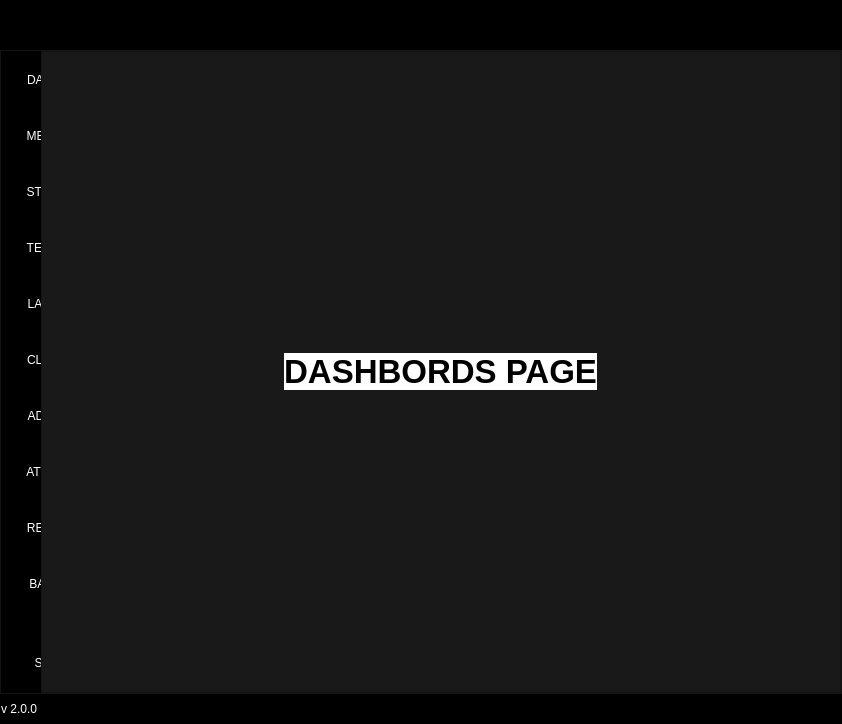
<?xml version="1.0" encoding="UTF-8"?>
<ui version="4.0">
 <class>MainWindow</class>
 <widget class="QMainWindow" name="MainWindow">
  <property name="geometry">
   <rect>
    <x>0</x>
    <y>0</y>
    <width>842</width>
    <height>724</height>
   </rect>
  </property>
  <property name="minimumSize">
   <size>
    <width>0</width>
    <height>0</height>
   </size>
  </property>
  <property name="windowTitle">
   <string>MainWindow</string>
  </property>
  <widget class="QWidget" name="centralwidget">
   <property name="styleSheet">
    <string notr="true">background-color: rgb(25,25,25);</string>
   </property>
   <layout class="QVBoxLayout" name="verticalLayout">
    <property name="spacing">
     <number>0</number>
    </property>
    <property name="leftMargin">
     <number>0</number>
    </property>
    <property name="topMargin">
     <number>0</number>
    </property>
    <property name="rightMargin">
     <number>0</number>
    </property>
    <property name="bottomMargin">
     <number>0</number>
    </property>
    <item>
     <widget class="QFrame" name="main_header">
      <property name="maximumSize">
       <size>
        <width>16777215</width>
        <height>50</height>
       </size>
      </property>
      <property name="styleSheet">
       <string notr="true">
QFrame{
border-bottom:1px solid #000;
background-color:#000;
}</string>
      </property>
      <property name="frameShape">
       <enum>QFrame::WinPanel</enum>
      </property>
      <property name="frameShadow">
       <enum>QFrame::Raised</enum>
      </property>
      <property name="lineWidth">
       <number>1</number>
      </property>
      <layout class="QHBoxLayout" name="horizontalLayout_2">
       <property name="spacing">
        <number>0</number>
       </property>
       <property name="leftMargin">
        <number>0</number>
       </property>
       <property name="topMargin">
        <number>0</number>
       </property>
       <property name="rightMargin">
        <number>0</number>
       </property>
       <property name="bottomMargin">
        <number>0</number>
       </property>
       <item>
        <widget class="QFrame" name="title_bar_container">
         <property name="cursor">
          <cursorShape>ArrowCursor</cursorShape>
         </property>
         <property name="styleSheet">
          <string notr="true"/>
         </property>
         <property name="frameShape">
          <enum>QFrame::StyledPanel</enum>
         </property>
         <property name="frameShadow">
          <enum>QFrame::Raised</enum>
         </property>
         <property name="lineWidth">
          <number>1</number>
         </property>
         <layout class="QHBoxLayout" name="horizontalLayout_5">
          <property name="spacing">
           <number>0</number>
          </property>
          <property name="leftMargin">
           <number>0</number>
          </property>
          <property name="topMargin">
           <number>0</number>
          </property>
          <property name="rightMargin">
           <number>0</number>
          </property>
          <property name="bottomMargin">
           <number>0</number>
          </property>
          <item>
           <widget class="QFrame" name="left_menu_toggle">
            <property name="maximumSize">
             <size>
              <width>50</width>
              <height>16777215</height>
             </size>
            </property>
            <property name="frameShape">
             <enum>QFrame::StyledPanel</enum>
            </property>
            <property name="frameShadow">
             <enum>QFrame::Raised</enum>
            </property>
            <property name="lineWidth">
             <number>1</number>
            </property>
            <layout class="QHBoxLayout" name="horizontalLayout_4">
             <property name="spacing">
              <number>0</number>
             </property>
             <property name="leftMargin">
              <number>0</number>
             </property>
             <property name="topMargin">
              <number>0</number>
             </property>
             <property name="rightMargin">
              <number>0</number>
             </property>
             <property name="bottomMargin">
              <number>0</number>
             </property>
             <item>
              <widget class="QPushButton" name="left_menu_toggle_buttons">
               <property name="minimumSize">
                <size>
                 <width>0</width>
                 <height>50</height>
                </size>
               </property>
               <property name="maximumSize">
                <size>
                 <width>16777215</width>
                 <height>50</height>
                </size>
               </property>
               <property name="styleSheet">
                <string notr="true">QFrame{
background-color:#000;
}
QPushButton{
padding:5px 10px;
border:none;
border-radius:5px;
background-color:#000;
color:#fff;
}

QPushButton:hover{
background-color:  rgb(0, 85, 255);
}

</string>
               </property>
               <property name="text">
                <string/>
               </property>
               <property name="icon">
                <iconset>
                 <normaloff>icons/icons8-menu-24.png</normaloff>icons/icons8-menu-24.png</iconset>
               </property>
               <property name="iconSize">
                <size>
                 <width>24</width>
                 <height>24</height>
                </size>
               </property>
              </widget>
             </item>
            </layout>
           </widget>
          </item>
          <item>
           <widget class="QFrame" name="title_bar">
            <property name="cursor">
             <cursorShape>CrossCursor</cursorShape>
            </property>
            <property name="frameShape">
             <enum>QFrame::StyledPanel</enum>
            </property>
            <property name="frameShadow">
             <enum>QFrame::Raised</enum>
            </property>
            <property name="lineWidth">
             <number>1</number>
            </property>
           </widget>
          </item>
         </layout>
        </widget>
       </item>
       <item>
        <widget class="QFrame" name="top_right_btns">
         <property name="maximumSize">
          <size>
           <width>100</width>
           <height>16777215</height>
          </size>
         </property>
         <property name="styleSheet">
          <string notr="true">QPushButton{
border-radius:5px;
background-color:rgb(0,0,0);
}
</string>
         </property>
         <property name="frameShape">
          <enum>QFrame::StyledPanel</enum>
         </property>
         <property name="frameShadow">
          <enum>QFrame::Raised</enum>
         </property>
         <property name="lineWidth">
          <number>0</number>
         </property>
         <layout class="QHBoxLayout" name="horizontalLayout_3">
          <property name="spacing">
           <number>0</number>
          </property>
          <property name="leftMargin">
           <number>0</number>
          </property>
          <property name="topMargin">
           <number>0</number>
          </property>
          <property name="rightMargin">
           <number>0</number>
          </property>
          <property name="bottomMargin">
           <number>0</number>
          </property>
          <item>
           <widget class="QPushButton" name="minimizeButton">
            <property name="styleSheet">
             <string notr="true">QPushButton:hover{
background-color: rgb(0, 235, 0);
}
</string>
            </property>
            <property name="text">
             <string/>
            </property>
            <property name="icon">
             <iconset>
              <normaloff>icons/minimize-window-24.png</normaloff>icons/minimize-window-24.png</iconset>
            </property>
            <property name="iconSize">
             <size>
              <width>24</width>
              <height>24</height>
             </size>
            </property>
           </widget>
          </item>
          <item>
           <widget class="QPushButton" name="maximizeButton">
            <property name="styleSheet">
             <string notr="true">QPushButton:hover{
background-color:rgb(170, 0, 127)
}

</string>
            </property>
            <property name="text">
             <string/>
            </property>
            <property name="icon">
             <iconset>
              <normaloff>icons/maximize-window-24.png</normaloff>icons/maximize-window-24.png</iconset>
            </property>
            <property name="iconSize">
             <size>
              <width>24</width>
              <height>24</height>
             </size>
            </property>
           </widget>
          </item>
          <item>
           <widget class="QPushButton" name="close_button">
            <property name="styleSheet">
             <string notr="true">QPushButton:hover{
background-color: rgb(255, 0, 0);
}
</string>
            </property>
            <property name="text">
             <string/>
            </property>
            <property name="icon">
             <iconset>
              <normaloff>icons/close-window-24.png</normaloff>icons/close-window-24.png</iconset>
            </property>
            <property name="iconSize">
             <size>
              <width>24</width>
              <height>24</height>
             </size>
            </property>
           </widget>
          </item>
         </layout>
        </widget>
       </item>
      </layout>
     </widget>
    </item>
    <item>
     <widget class="QFrame" name="main_body">
      <property name="maximumSize">
       <size>
        <width>16777215</width>
        <height>16777215</height>
       </size>
      </property>
      <property name="styleSheet">
       <string notr="true"/>
      </property>
      <property name="frameShape">
       <enum>QFrame::StyledPanel</enum>
      </property>
      <property name="frameShadow">
       <enum>QFrame::Raised</enum>
      </property>
      <property name="lineWidth">
       <number>1</number>
      </property>
      <layout class="QHBoxLayout" name="horizontalLayout" stretch="0,0">
       <property name="spacing">
        <number>0</number>
       </property>
       <property name="leftMargin">
        <number>0</number>
       </property>
       <property name="topMargin">
        <number>0</number>
       </property>
       <property name="rightMargin">
        <number>0</number>
       </property>
       <property name="bottomMargin">
        <number>0</number>
       </property>
       <item>
        <widget class="QFrame" name="left_side_menu">
         <property name="minimumSize">
          <size>
           <width>0</width>
           <height>0</height>
          </size>
         </property>
         <property name="maximumSize">
          <size>
           <width>40</width>
           <height>16777215</height>
          </size>
         </property>
         <property name="styleSheet">
          <string notr="true">QFrame{
background-color:#000;
}
QPushButton{
padding:20px 10px;
border:none;
border-left:2px solid transparent;
border-bottom:2px solid transparent;
border-radius:10px;
background-color:#000;
color:#fff;
}
QPushButton:hover{
background-color:  rgb(0, 85, 255);
}</string>
         </property>
         <property name="frameShape">
          <enum>QFrame::StyledPanel</enum>
         </property>
         <property name="frameShadow">
          <enum>QFrame::Raised</enum>
         </property>
         <property name="lineWidth">
          <number>1</number>
         </property>
         <layout class="QVBoxLayout" name="verticalLayout_2">
          <property name="spacing">
           <number>0</number>
          </property>
          <property name="leftMargin">
           <number>5</number>
          </property>
          <property name="topMargin">
           <number>0</number>
          </property>
          <property name="rightMargin">
           <number>0</number>
          </property>
          <property name="bottomMargin">
           <number>0</number>
          </property>
          <item>
           <widget class="QFrame" name="left_menu_top_buttons">
            <property name="minimumSize">
             <size>
              <width>120</width>
              <height>0</height>
             </size>
            </property>
            <property name="styleSheet">
             <string notr="true"/>
            </property>
            <property name="frameShape">
             <enum>QFrame::StyledPanel</enum>
            </property>
            <property name="frameShadow">
             <enum>QFrame::Raised</enum>
            </property>
            <layout class="QFormLayout" name="formLayout">
             <property name="horizontalSpacing">
              <number>0</number>
             </property>
             <property name="verticalSpacing">
              <number>0</number>
             </property>
             <property name="leftMargin">
              <number>0</number>
             </property>
             <property name="topMargin">
              <number>0</number>
             </property>
             <property name="rightMargin">
              <number>0</number>
             </property>
             <property name="bottomMargin">
              <number>0</number>
             </property>
             <item row="0" column="0">
              <widget class="QPushButton" name="dashbord_btn">
               <property name="minimumSize">
                <size>
                 <width>100</width>
                 <height>0</height>
                </size>
               </property>
               <property name="styleSheet">
                <string notr="true">padding-left:10px;
background-position:center left;</string>
               </property>
               <property name="text">
                <string>  DASHBOARD  </string>
               </property>
               <property name="icon">
                <iconset>
                 <normaloff>icons/icons8-home-16.png</normaloff>icons/icons8-home-16.png</iconset>
               </property>
              </widget>
             </item>
             <item row="1" column="0">
              <widget class="QPushButton" name="messages_btn">
               <property name="minimumSize">
                <size>
                 <width>100</width>
                 <height>0</height>
                </size>
               </property>
               <property name="styleSheet">
                <string notr="true">padding-left:10px;</string>
               </property>
               <property name="text">
                <string>  MESSAGES   </string>
               </property>
               <property name="icon">
                <iconset>
                 <normaloff>icons/icons8-edit-message-16.png</normaloff>icons/icons8-edit-message-16.png</iconset>
               </property>
              </widget>
             </item>
             <item row="2" column="0">
              <widget class="QPushButton" name="students_btn">
               <property name="minimumSize">
                <size>
                 <width>100</width>
                 <height>0</height>
                </size>
               </property>
               <property name="styleSheet">
                <string notr="true">padding-left:10px;</string>
               </property>
               <property name="text">
                <string>  STUDENTS  </string>
               </property>
               <property name="icon">
                <iconset>
                 <normaloff>icons/icons8-accompany-16.png</normaloff>icons/icons8-accompany-16.png</iconset>
               </property>
              </widget>
             </item>
             <item row="6" column="0">
              <widget class="QPushButton" name="teachers_btn">
               <property name="minimumSize">
                <size>
                 <width>100</width>
                 <height>0</height>
                </size>
               </property>
               <property name="styleSheet">
                <string notr="true">padding-left:10px;</string>
               </property>
               <property name="text">
                <string>  TEACHERS  </string>
               </property>
               <property name="icon">
                <iconset>
                 <normaloff>icons/teacher-16.png</normaloff>icons/teacher-16.png</iconset>
               </property>
              </widget>
             </item>
             <item row="8" column="0">
              <widget class="QPushButton" name="laser_btn">
               <property name="minimumSize">
                <size>
                 <width>100</width>
                 <height>0</height>
                </size>
               </property>
               <property name="sizeIncrement">
                <size>
                 <width>0</width>
                 <height>0</height>
                </size>
               </property>
               <property name="styleSheet">
                <string notr="true">padding-left:10px;</string>
               </property>
               <property name="text">
                <string>  LASER         </string>
               </property>
               <property name="icon">
                <iconset>
                 <normaloff>icons/banknotes-16.png</normaloff>icons/banknotes-16.png</iconset>
               </property>
              </widget>
             </item>
             <item row="9" column="0">
              <widget class="QPushButton" name="classrooms_btn">
               <property name="minimumSize">
                <size>
                 <width>100</width>
                 <height>0</height>
                </size>
               </property>
               <property name="styleSheet">
                <string notr="true">padding-left:10px;</string>
               </property>
               <property name="text">
                <string>  CLASSROOMS</string>
               </property>
               <property name="icon">
                <iconset>
                 <normaloff>icons/classroom-16.png</normaloff>icons/classroom-16.png</iconset>
               </property>
              </widget>
             </item>
             <item row="10" column="0">
              <widget class="QPushButton" name="adduser_btn">
               <property name="minimumSize">
                <size>
                 <width>100</width>
                 <height>0</height>
                </size>
               </property>
               <property name="styleSheet">
                <string notr="true">padding-left:10px;</string>
               </property>
               <property name="text">
                <string>  ADD USER  </string>
               </property>
               <property name="icon">
                <iconset>
                 <normaloff>icons/add-user-2-16.png</normaloff>icons/add-user-2-16.png</iconset>
               </property>
              </widget>
             </item>
             <item row="11" column="0">
              <widget class="QPushButton" name="attendance_btn">
               <property name="minimumSize">
                <size>
                 <width>100</width>
                 <height>0</height>
                </size>
               </property>
               <property name="sizeIncrement">
                <size>
                 <width>0</width>
                 <height>0</height>
                </size>
               </property>
               <property name="styleSheet">
                <string notr="true">padding-left:10px;</string>
               </property>
               <property name="text">
                <string>  ATTENDANCE</string>
               </property>
               <property name="icon">
                <iconset>
                 <normaloff>icons/address-book-16.png</normaloff>icons/address-book-16.png</iconset>
               </property>
              </widget>
             </item>
             <item row="12" column="0">
              <widget class="QPushButton" name="results_btn">
               <property name="minimumSize">
                <size>
                 <width>100</width>
                 <height>0</height>
                </size>
               </property>
               <property name="styleSheet">
                <string notr="true">padding-left:10px;</string>
               </property>
               <property name="text">
                <string>  RESULT        </string>
               </property>
               <property name="icon">
                <iconset>
                 <normaloff>icons/paper-16.png</normaloff>icons/paper-16.png</iconset>
               </property>
              </widget>
             </item>
             <item row="13" column="0">
              <widget class="QPushButton" name="backup_btn">
               <property name="minimumSize">
                <size>
                 <width>100</width>
                 <height>0</height>
                </size>
               </property>
               <property name="styleSheet">
                <string notr="true">padding-left:10px;</string>
               </property>
               <property name="text">
                <string>  BACKUP     </string>
               </property>
               <property name="icon">
                <iconset>
                 <normaloff>icons/data-backup-16.png</normaloff>icons/data-backup-16.png</iconset>
               </property>
              </widget>
             </item>
            </layout>
           </widget>
          </item>
          <item>
           <widget class="QPushButton" name="settings_btn">
            <property name="minimumSize">
             <size>
              <width>100</width>
              <height>0</height>
             </size>
            </property>
            <property name="text">
             <string>    SETTINGS</string>
            </property>
            <property name="icon">
             <iconset>
              <normaloff>icons/settings-4-16.png</normaloff>icons/settings-4-16.png</iconset>
            </property>
           </widget>
          </item>
         </layout>
        </widget>
       </item>
       <item>
        <widget class="QFrame" name="center_main_item">
         <property name="maximumSize">
          <size>
           <width>16777215</width>
           <height>16777215</height>
          </size>
         </property>
         <property name="styleSheet">
          <string notr="true"/>
         </property>
         <property name="frameShape">
          <enum>QFrame::StyledPanel</enum>
         </property>
         <property name="frameShadow">
          <enum>QFrame::Raised</enum>
         </property>
         <property name="lineWidth">
          <number>1</number>
         </property>
         <layout class="QVBoxLayout" name="verticalLayout_14">
          <item>
           <widget class="QStackedWidget" name="stackedWidget">
            <property name="styleSheet">
             <string notr="true"/>
            </property>
            <property name="currentIndex">
             <number>0</number>
            </property>
            <widget class="QWidget" name="dashbord_page">
             <property name="styleSheet">
              <string notr="true"/>
             </property>
             <layout class="QVBoxLayout" name="verticalLayout_3">
              <item alignment="Qt::AlignHCenter|Qt::AlignVCenter">
               <widget class="QLabel" name="label">
                <property name="font">
                 <font>
                  <pointsize>25</pointsize>
                  <weight>75</weight>
                  <bold>true</bold>
                  <kerning>true</kerning>
                 </font>
                </property>
                <property name="styleSheet">
                 <string notr="true">background-color: rgb(255, 255, 255);</string>
                </property>
                <property name="text">
                 <string>DASHBORDS PAGE</string>
                </property>
                <property name="alignment">
                 <set>Qt::AlignCenter</set>
                </property>
               </widget>
              </item>
             </layout>
            </widget>
            <widget class="QWidget" name="messages_page">
             <property name="styleSheet">
              <string notr="true"/>
             </property>
             <layout class="QVBoxLayout" name="verticalLayout_4">
              <item alignment="Qt::AlignHCenter|Qt::AlignVCenter">
               <widget class="QLabel" name="label_3">
                <property name="font">
                 <font>
                  <pointsize>25</pointsize>
                  <weight>75</weight>
                  <bold>true</bold>
                  <kerning>true</kerning>
                 </font>
                </property>
                <property name="styleSheet">
                 <string notr="true">background-color: rgb(255, 255, 255);</string>
                </property>
                <property name="text">
                 <string>MESSAGES PAGE</string>
                </property>
                <property name="alignment">
                 <set>Qt::AlignCenter</set>
                </property>
               </widget>
              </item>
             </layout>
            </widget>
            <widget class="QWidget" name="students_page">
             <property name="styleSheet">
              <string notr="true"/>
             </property>
             <layout class="QVBoxLayout" name="verticalLayout_5">
              <item alignment="Qt::AlignHCenter|Qt::AlignVCenter">
               <widget class="QLabel" name="label_2">
                <property name="font">
                 <font>
                  <pointsize>25</pointsize>
                  <weight>75</weight>
                  <bold>true</bold>
                  <kerning>true</kerning>
                 </font>
                </property>
                <property name="styleSheet">
                 <string notr="true">background-color: rgb(255, 255, 255);</string>
                </property>
                <property name="text">
                 <string>STUDENTS PAGE</string>
                </property>
                <property name="alignment">
                 <set>Qt::AlignCenter</set>
                </property>
               </widget>
              </item>
             </layout>
            </widget>
            <widget class="QWidget" name="teachers_page">
             <layout class="QVBoxLayout" name="verticalLayout_6">
              <item alignment="Qt::AlignHCenter|Qt::AlignVCenter">
               <widget class="QLabel" name="label_4">
                <property name="font">
                 <font>
                  <pointsize>25</pointsize>
                  <weight>75</weight>
                  <bold>true</bold>
                  <kerning>true</kerning>
                 </font>
                </property>
                <property name="styleSheet">
                 <string notr="true">background-color: rgb(255, 255, 255);</string>
                </property>
                <property name="text">
                 <string>TEACHERS PAGE</string>
                </property>
                <property name="alignment">
                 <set>Qt::AlignCenter</set>
                </property>
               </widget>
              </item>
             </layout>
            </widget>
            <widget class="QWidget" name="laser_page">
             <property name="styleSheet">
              <string notr="true"/>
             </property>
             <layout class="QVBoxLayout" name="verticalLayout_7">
              <item alignment="Qt::AlignHCenter|Qt::AlignVCenter">
               <widget class="QLabel" name="label_5">
                <property name="font">
                 <font>
                  <pointsize>25</pointsize>
                  <weight>75</weight>
                  <bold>true</bold>
                  <kerning>true</kerning>
                 </font>
                </property>
                <property name="styleSheet">
                 <string notr="true">background-color: rgb(255, 255, 255);</string>
                </property>
                <property name="text">
                 <string>LASER PAGE</string>
                </property>
                <property name="alignment">
                 <set>Qt::AlignCenter</set>
                </property>
               </widget>
              </item>
             </layout>
            </widget>
            <widget class="QWidget" name="classrooms_page">
             <property name="styleSheet">
              <string notr="true"/>
             </property>
             <layout class="QVBoxLayout" name="verticalLayout_8">
              <item alignment="Qt::AlignHCenter|Qt::AlignVCenter">
               <widget class="QLabel" name="label_6">
                <property name="font">
                 <font>
                  <pointsize>25</pointsize>
                  <weight>75</weight>
                  <bold>true</bold>
                  <kerning>true</kerning>
                 </font>
                </property>
                <property name="styleSheet">
                 <string notr="true">background-color: rgb(255, 255, 255);</string>
                </property>
                <property name="text">
                 <string>CLASSROOMS PAGE</string>
                </property>
                <property name="alignment">
                 <set>Qt::AlignCenter</set>
                </property>
               </widget>
              </item>
             </layout>
            </widget>
            <widget class="QWidget" name="adduser_page">
             <property name="styleSheet">
              <string notr="true"/>
             </property>
             <layout class="QVBoxLayout" name="verticalLayout_9">
              <item alignment="Qt::AlignHCenter|Qt::AlignVCenter">
               <widget class="QLabel" name="label_7">
                <property name="font">
                 <font>
                  <pointsize>25</pointsize>
                  <weight>75</weight>
                  <bold>true</bold>
                  <kerning>true</kerning>
                 </font>
                </property>
                <property name="styleSheet">
                 <string notr="true">background-color: rgb(255, 255, 255);</string>
                </property>
                <property name="text">
                 <string>ADD NEW USER PAGE</string>
                </property>
                <property name="alignment">
                 <set>Qt::AlignCenter</set>
                </property>
               </widget>
              </item>
             </layout>
            </widget>
            <widget class="QWidget" name="attendance_page">
             <property name="styleSheet">
              <string notr="true"/>
             </property>
             <layout class="QVBoxLayout" name="verticalLayout_10">
              <item alignment="Qt::AlignHCenter|Qt::AlignVCenter">
               <widget class="QLabel" name="label_8">
                <property name="font">
                 <font>
                  <pointsize>25</pointsize>
                  <weight>75</weight>
                  <bold>true</bold>
                  <kerning>true</kerning>
                 </font>
                </property>
                <property name="styleSheet">
                 <string notr="true">background-color: rgb(255, 255, 255);</string>
                </property>
                <property name="text">
                 <string>ATTENDANCE PAGE</string>
                </property>
                <property name="alignment">
                 <set>Qt::AlignCenter</set>
                </property>
               </widget>
              </item>
             </layout>
            </widget>
            <widget class="QWidget" name="results_page">
             <property name="styleSheet">
              <string notr="true"/>
             </property>
             <layout class="QVBoxLayout" name="verticalLayout_11">
              <item alignment="Qt::AlignHCenter|Qt::AlignVCenter">
               <widget class="QLabel" name="label_9">
                <property name="font">
                 <font>
                  <pointsize>25</pointsize>
                  <weight>75</weight>
                  <bold>true</bold>
                  <kerning>true</kerning>
                 </font>
                </property>
                <property name="styleSheet">
                 <string notr="true">background-color: rgb(255, 255, 255);</string>
                </property>
                <property name="text">
                 <string>RESULT PAGE</string>
                </property>
                <property name="alignment">
                 <set>Qt::AlignCenter</set>
                </property>
               </widget>
              </item>
             </layout>
            </widget>
            <widget class="QWidget" name="backup_page">
             <property name="styleSheet">
              <string notr="true"/>
             </property>
             <layout class="QVBoxLayout" name="verticalLayout_12">
              <item alignment="Qt::AlignHCenter|Qt::AlignVCenter">
               <widget class="QLabel" name="label_10">
                <property name="font">
                 <font>
                  <pointsize>25</pointsize>
                  <weight>75</weight>
                  <bold>true</bold>
                  <kerning>true</kerning>
                 </font>
                </property>
                <property name="styleSheet">
                 <string notr="true">background-color: rgb(255, 255, 255);</string>
                </property>
                <property name="text">
                 <string>BACKUP PAGE</string>
                </property>
                <property name="alignment">
                 <set>Qt::AlignCenter</set>
                </property>
               </widget>
              </item>
             </layout>
            </widget>
            <widget class="QWidget" name="setting_page">
             <property name="styleSheet">
              <string notr="true"/>
             </property>
             <layout class="QVBoxLayout" name="verticalLayout_13">
              <item alignment="Qt::AlignHCenter|Qt::AlignVCenter">
               <widget class="QLabel" name="label_11">
                <property name="font">
                 <font>
                  <pointsize>25</pointsize>
                  <weight>75</weight>
                  <bold>true</bold>
                  <kerning>true</kerning>
                 </font>
                </property>
                <property name="styleSheet">
                 <string notr="true">background-color: rgb(255, 255, 255);</string>
                </property>
                <property name="text">
                 <string>SETTINGS PAGE</string>
                </property>
                <property name="alignment">
                 <set>Qt::AlignCenter</set>
                </property>
               </widget>
              </item>
             </layout>
            </widget>
           </widget>
          </item>
         </layout>
        </widget>
       </item>
      </layout>
     </widget>
    </item>
    <item>
     <widget class="QFrame" name="main_footer">
      <property name="minimumSize">
       <size>
        <width>0</width>
        <height>30</height>
       </size>
      </property>
      <property name="maximumSize">
       <size>
        <width>16777215</width>
        <height>30</height>
       </size>
      </property>
      <property name="styleSheet">
       <string notr="true">QFrame{
	background-color: rgb(0, 0, 0);
border-top-color: solid 1px #000;
}</string>
      </property>
      <property name="frameShape">
       <enum>QFrame::StyledPanel</enum>
      </property>
      <property name="frameShadow">
       <enum>QFrame::Raised</enum>
      </property>
      <property name="lineWidth">
       <number>1</number>
      </property>
      <layout class="QHBoxLayout" name="horizontalLayout_6">
       <property name="spacing">
        <number>0</number>
       </property>
       <property name="leftMargin">
        <number>0</number>
       </property>
       <property name="topMargin">
        <number>0</number>
       </property>
       <property name="rightMargin">
        <number>0</number>
       </property>
       <property name="bottomMargin">
        <number>0</number>
       </property>
       <item>
        <widget class="QLabel" name="label_12">
         <property name="styleSheet">
          <string notr="true">color:rgb(255, 255, 255)</string>
         </property>
         <property name="text">
          <string>v 2.0.0</string>
         </property>
        </widget>
       </item>
       <item alignment="Qt::AlignRight|Qt::AlignBottom">
        <widget class="QFrame" name="size_grip">
         <property name="minimumSize">
          <size>
           <width>20</width>
           <height>20</height>
          </size>
         </property>
         <property name="maximumSize">
          <size>
           <width>20</width>
           <height>20</height>
          </size>
         </property>
         <property name="styleSheet">
          <string notr="true">background-color: rgb(0, 0, 0);</string>
         </property>
         <property name="frameShape">
          <enum>QFrame::StyledPanel</enum>
         </property>
         <property name="frameShadow">
          <enum>QFrame::Raised</enum>
         </property>
        </widget>
       </item>
      </layout>
     </widget>
    </item>
   </layout>
  </widget>
 </widget>
 <resources/>
 <connections/>
</ui>
